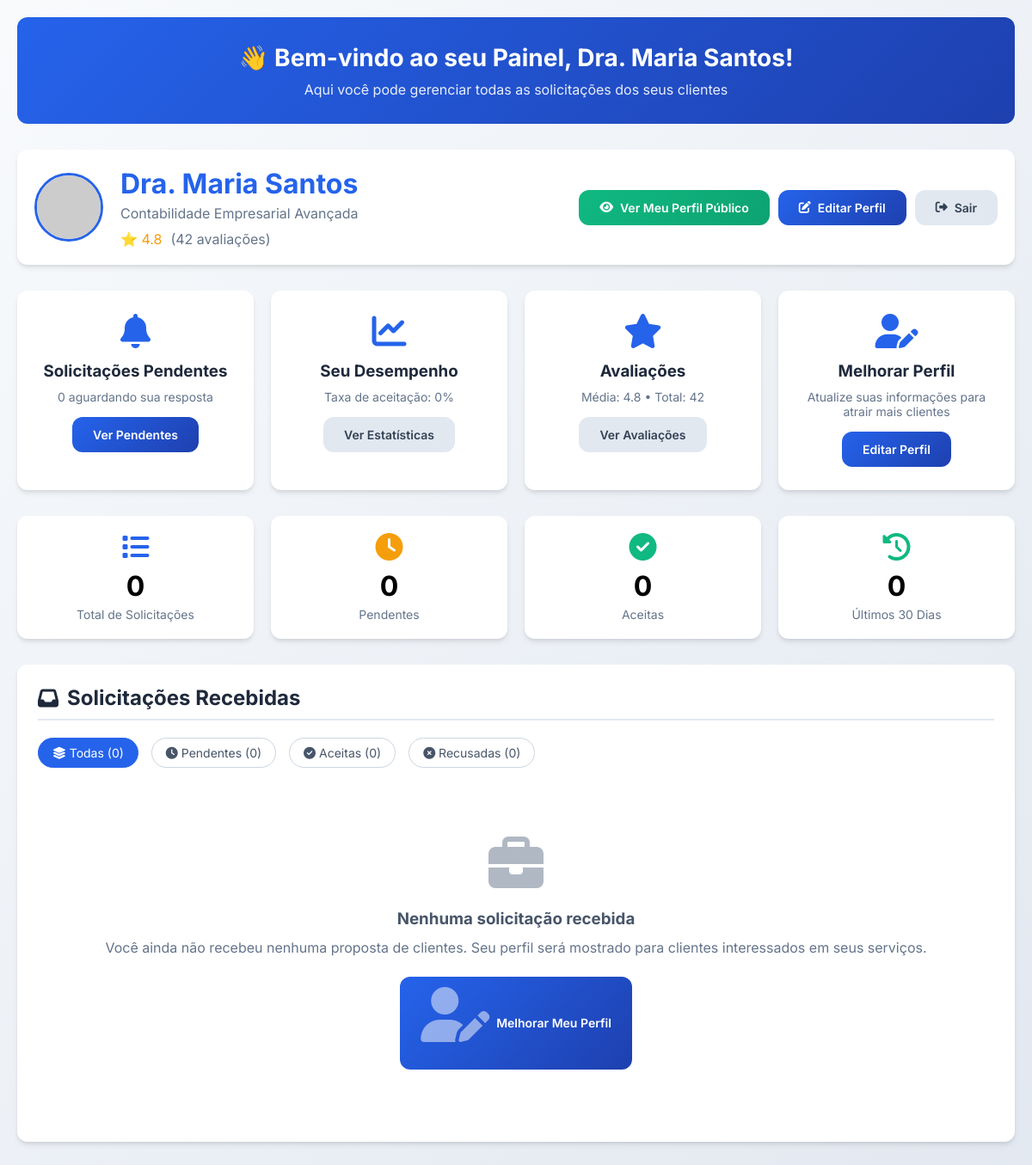
The app's page /solicitacoes_contador (signed in) with its own data.
### app.py (models this page shows)
class Contador(db.Model):
    id = db.Column(db.Integer, primary_key=True)
    usuario_id = db.Column(db.Integer, db.ForeignKey('usuario.id'), nullable=False)
    nome = db.Column(db.String(100), nullable=False)
    especialidade = db.Column(db.String(200), nullable=False)
    nota = db.Column(db.Float, default=0.0)
    avaliacoes_count = db.Column(db.Integer, default=0)
    foto = db.Column(db.String(300))
    tags = db.Column(db.String(500))  # JSON string
    tempo_resposta = db.Column(db.String(50), default='4 horas')
    localizacao = db.Column(db.String(100))
    descricao = db.Column(db.Text)
    verificado = db.Column(db.Boolean, default=False)
    ativo = db.Column(db.Boolean, default=True)
    experiencia = db.Column(db.String(100))
    formacao = db.Column(db.String(200))
    usuario = db.relationship('Usuario', backref=db.backref('perfil_contador', uselist=False))
    avaliacoes = db.relationship('Avaliacao', backref='contador', lazy=True)
    propostas = db.relationship('Proposta', backref='contador', lazy=True)

### app.py (the view)
@app.route('/solicitacoes_contador')
def solicitacoes_contador():
    if 'usuario_id' not in session:
        return redirect(url_for('login'))
    usuario = Usuario.query.get(session['usuario_id'])
    if usuario.tipo != 'contador':
        flash('Acesso restrito a contadores!', 'error')
        return redirect(url_for('index'))
    contador = Contador.query.filter_by(usuario_id=usuario.id).first()
    if not contador:
        flash('Perfil de contador não encontrado!', 'error')
        return redirect(url_for('index'))
    propostas = Proposta.query.filter_by(contador_id=contador.id) \
        .join(Usuario, Proposta.cliente_id == Usuario.id) \
        .order_by(Proposta.data_envio.desc()) \
        .all()
    from datetime import datetime, timedelta
    data_limite = datetime.utcnow() - timedelta(days=30)
    return render_template('solicitacoes_contador.html',
                           propostas=propostas,
                           contador=contador,
                           data_limite=data_limite)

### templates/solicitacoes_contador.html (shortened to what this page needs)
<!DOCTYPE html>
<html lang="pt-BR">
<head>
    <link rel="stylesheet" href="https://cdnjs.cloudflare.com/ajax/libs/font-awesome/6.4.0/css/all.min.css">
</head>
<body>
    <div class="container">
        <div class="welcome-banner">
            <h2>👋 Bem-vindo ao seu Painel, {{ contador.nome }}!</h2>
            <p>Aqui você pode gerenciar todas as solicitações dos seus clientes</p>
        </div>
        <div class="header">
            <div class="header-content">
                <img src="{{ contador.foto }}" alt="{{ contador.nome }}" class="contador-avatar">
                <div class="header-info">
                    <h1>{{ contador.nome }}</h1>
                    <p>{{ contador.especialidade }}</p>
                    <div style="display: flex; gap: 10px; margin-top: 10px;">
                        <span class="rating-stars" style="color: var(--warning);">⭐ {{ "%.1f"|format(contador.nota) }}</span>
                        <span style="color: var(--gray-500);">({{ contador.avaliacoes_count }} avaliações)</span>
                    </div>
                </div>
            </div>
            <div style="display: flex; gap: 10px; flex-wrap: wrap;">
                <a href="{{ url_for('perfil_contador', contador_id=contador.id) }}" class="btn perfil-publico-btn" target="_blank">
                    <i class="fas fa-eye"></i> Ver Meu Perfil Público
                </a>
                <a href="{{ url_for('editar_perfil') }}" class="btn btn-primary">
                    <i class="fas fa-edit"></i> Editar Perfil
                </a>
                <a href="{{ url_for('logout') }}" class="btn btn-secondary">
                    <i class="fas fa-sign-out-alt"></i> Sair
                </a>
            </div>
        </div>
        <div class="quick-actions">
            <div class="action-card">
                <i class="fas fa-bell"></i>
                <h3>Solicitações Pendentes</h3>
                <p>{{ propostas|selectattr('status', 'equalto', 'pendente')|list|length }} aguardando sua resposta</p>
                <button class="btn btn-primary" onclick="filtrarSolicitacoes('pendente')">
                    Ver Pendentes
                </button>
            </div>
            <div class="action-card">
                <i class="fas fa-chart-line"></i>
                <h3>Seu Desempenho</h3>
                <p>Taxa de aceitação: {{ (propostas|selectattr('status', 'equalto', 'aceita')|list|length / propostas|length * 100)|round|int if propostas else 0 }}%</p>
                <a href="#estatisticas" class="btn btn-secondary">
                    Ver Estatísticas
                </a>
            </div>
            <div class="action-card">
                <i class="fas fa-star"></i>
                <h3>Avaliações</h3>
                <p>Média: {{ "%.1f"|format(contador.nota) }} • Total: {{ contador.avaliacoes_count }}</p>
                <a href="{{ url_for('perfil_contador', contador_id=contador.id) }}" class="btn btn-secondary" target="_blank">
                    Ver Avaliações
                </a>
            </div>
            <div class="action-card">
                <i class="fas fa-user-edit"></i>
                <h3>Melhorar Perfil</h3>
                <p>Atualize suas informações para atrair mais clientes</p>
                <a href="{{ url_for('editar_perfil') }}" class="btn btn-primary">
                    Editar Perfil
                </a>
            </div>
        </div>
        <div class="stats-cards" id="estatisticas">
            <div class="stat-card total">
                <i class="fas fa-list"></i>
                <div class="stat-number">{{ propostas|length }}</div>
                <div class="stat-label">Total de Solicitações</div>
            </div>
            <div class="stat-card pendentes">
                <i class="fas fa-clock"></i>
                <div class="stat-number">
                    {{ propostas|selectattr('status', 'equalto', 'pendente')|list|length }}
                </div>
                <div class="stat-label">Pendentes</div>
            </div>
            <div class="stat-card aceitas">
                <i class="fas fa-check-circle"></i>
                <div class="stat-number">
                    {{ propostas|selectattr('status', 'equalto', 'aceita')|list|length }}
                </div>
                <div class="stat-label">Aceitas</div>
            </div>
            <div class="stat-card recentes">
                <i class="fas fa-history"></i>
                <div class="stat-number">
                    {% set propostas_recentes = propostas|selectattr('data_envio', '>=', data_limite) %}
                    {{ propostas_recentes|list|length }}
                </div>
                <div class="stat-label">Últimos 30 Dias</div>
            </div>
        </div>
        <div class="section">
            <h2><i class="fas fa-inbox"></i> Solicitações Recebidas</h2>
            <div class="filters">
                <button class="filter-btn active" onclick="filtrarSolicitacoes('todas')">
                    <i class="fas fa-layer-group"></i> Todas ({{ propostas|length }})
                </button>
                <button class="filter-btn" onclick="filtrarSolicitacoes('pendente')">
                    <i class="fas fa-clock"></i> Pendentes ({{ propostas|selectattr('status', 'equalto', 'pendente')|list|length }})
                </button>
                <button class="filter-btn" onclick="filtrarSolicitacoes('aceita')">
                    <i class="fas fa-check-circle"></i> Aceitas ({{ propostas|selectattr('status', 'equalto', 'aceita')|list|length }})
                </button>
                <button class="filter-btn" onclick="filtrarSolicitacoes('recusada')">
                    <i class="fas fa-times-circle"></i> Recusadas ({{ propostas|selectattr('status', 'equalto', 'recusada')|list|length }})
                </button>
            </div>
            {% if propostas %}
                {% for proposta in propostas %}
                <div class="solicitacao-item" data-status="{{ proposta.status }}">
                    <img src="{{ proposta.cliente.foto }}" alt="{{ proposta.cliente.nome }}" class="cliente-avatar">
                    <div class="solicitacao-content">
                        <div class="solicitacao-header">
                            <div class="cliente-info">
                                <h3>{{ proposta.cliente.nome }}</h3>
                                <p>Cliente • {{ proposta.cliente.email }}</p>
                                <div style="display: flex; gap: 15px; margin-top: 5px; font-size: 12px; color: var(--gray-500);">
                                    <span><i class="fas fa-calendar"></i> {{ proposta.data_envio.strftime('%d/%m/%Y') }}</span>
                                    <span><i class="fas fa-clock"></i> {{ proposta.data_envio.strftime('%H:%M') }}</span>
                                </div>
                            </div>
                            <div class="status-info">
                                <div class="status-badge status-{{ proposta.status }}">
                                    {{ proposta.status|title }}
                                </div>
                                <div class="solicitacao-date">
                                    Recebida {{ proposta.data_envio.strftime('%d/%m') }}
                                </div>
                            </div>
                        </div>
                        <div class="mensagem">
                            <strong>Solicitação do cliente:</strong>
                            <p>"{{ proposta.mensagem }}"</p>
                        </div>
                        {% if proposta.status == 'pendente' %}
                        <div class="acoes-section">
                            <h4 style="margin-bottom: 10px;">Responder Solicitação</h4>
                            <div class="resposta-form">
                                <div class="form-group">
                                    <textarea class="form-control" placeholder="Digite sua resposta para o cliente (opcional)" rows="3" id="resposta-{{ proposta.id }}"></textarea>
                                </div>
                                <div style="display: flex; gap: 10px; flex-wrap: wrap;">
                                    <button class="btn btn-success" onclick="responderProposta({{ proposta.id }}, 'aceita')">
                                        <i class="fas fa-check"></i> Aceitar Proposta
                                    </button>
                                    <button class="btn btn-danger" onclick="responderProposta({{ proposta.id }}, 'recusada')">
                                        <i class="fas fa-times"></i> Recusar Proposta
                                    </button>
                                </div>
                            </div>
                        </div>
                        {% elif proposta.status == 'aceita' %}
                        <div class="acoes-section" style="background: #d1fae5; border-color: #a7f3d0;">
                            <p style="color: #065f46; margin: 0;">
                                <i class="fas fa-check-circle"></i> Você aceitou esta proposta em {{ proposta.data_envio.strftime('%d/%m/%Y às %H:%M') }}
                            </p>
                        </div>
                        {% elif proposta.status == 'recusada' %}
                        <div class="acoes-section" style="background: #fee2e2; border-color: #fecaca;">
                            <p style="color: #991b1b; margin: 0;">
                                <i class="fas fa-times-circle"></i> Você recusou esta proposta em {{ proposta.data_envio.strftime('%d/%m/%Y às %H:%M') }}
                            </p>
                        </div>
                        {% endif %}
                    </div>
                </div>
                {% endfor %}
            {% else %}
                <div class="empty-state">
                    <i class="fas fa-briefcase"></i>
                    <h3>Nenhuma solicitação recebida</h3>
                    <p>Você ainda não recebeu nenhuma proposta de clientes. Seu perfil será mostrado para clientes interessados em seus serviços.</p>
                    <a href="{{ url_for('editar_perfil') }}" class="btn btn-primary">
                        <i class="fas fa-user-edit"></i> Melhorar Meu Perfil
                    </a>
                </div>
            {% endif %}
        </div>
    </div>
</body>
</html>

### records on screen
Contador: nome "Dra. Maria Santos", especialidade "Contabilidade Empresarial Avançada", nota "4.8", avaliacoes_count "42"

### other values on screen
{{ propostas|selectattr('status', 'equalto', 'pendente')|list|length }} "0"
{{ propostas|length }} "0"
{{ propostas|selectattr('status', 'equalto', 'aceita')|list|length }} "0"
{{ propostas_recentes|list|length }} "0"
{{ propostas|selectattr('status', 'equalto', 'recusada')|list|length }} "0"
